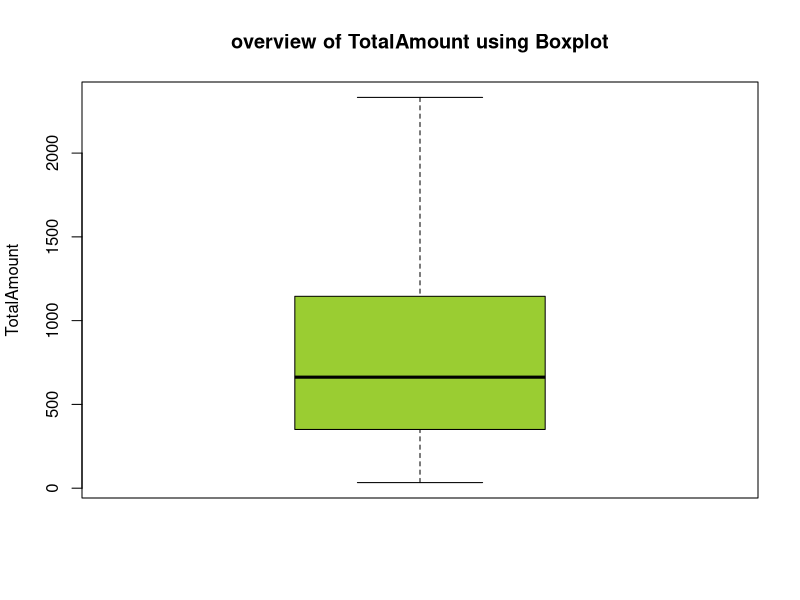
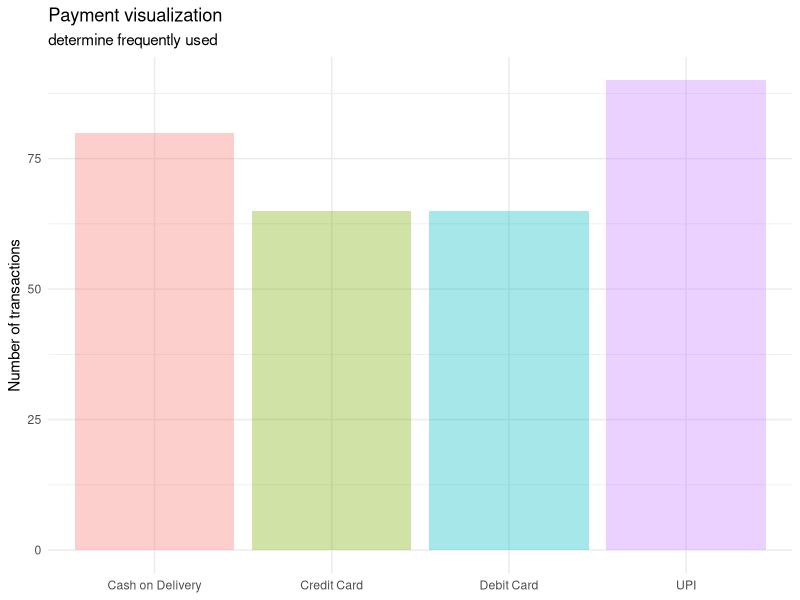
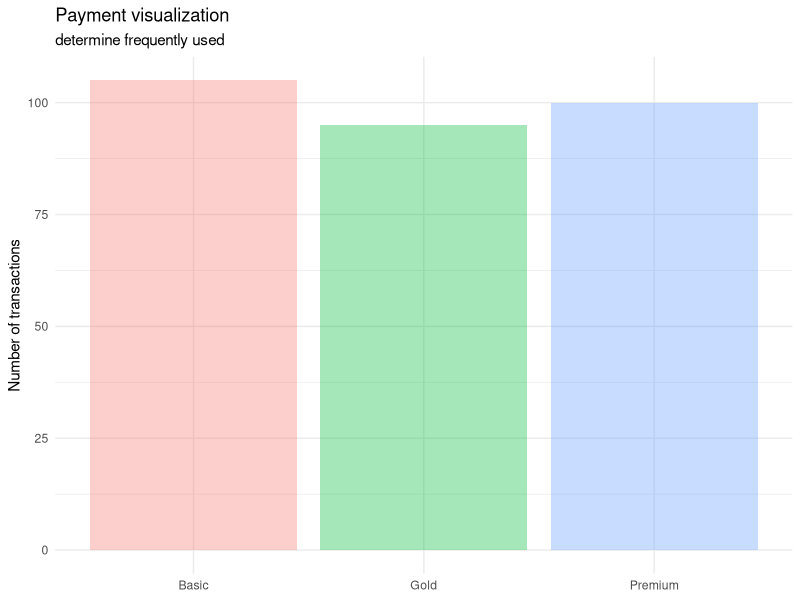
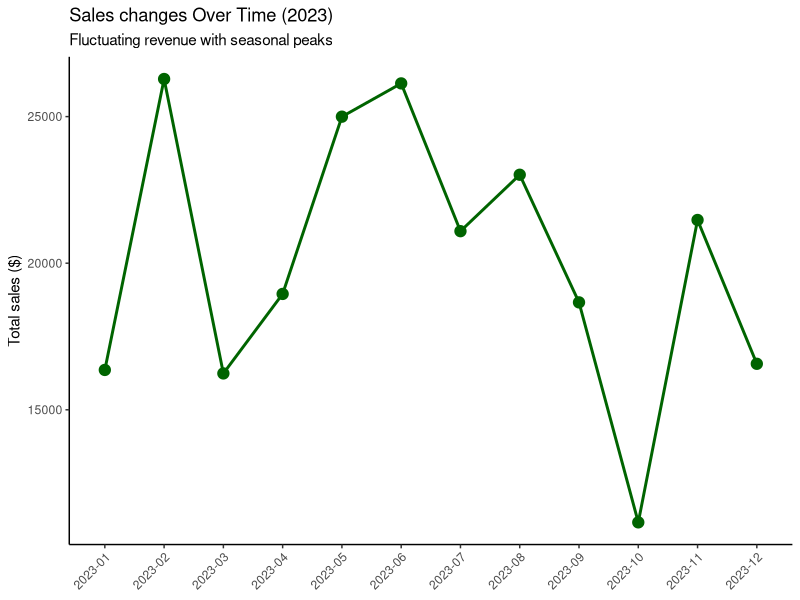
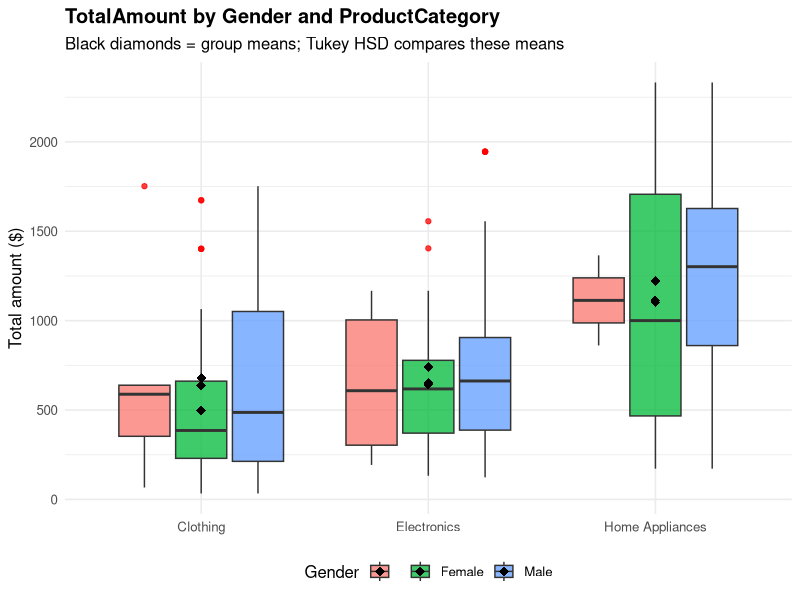
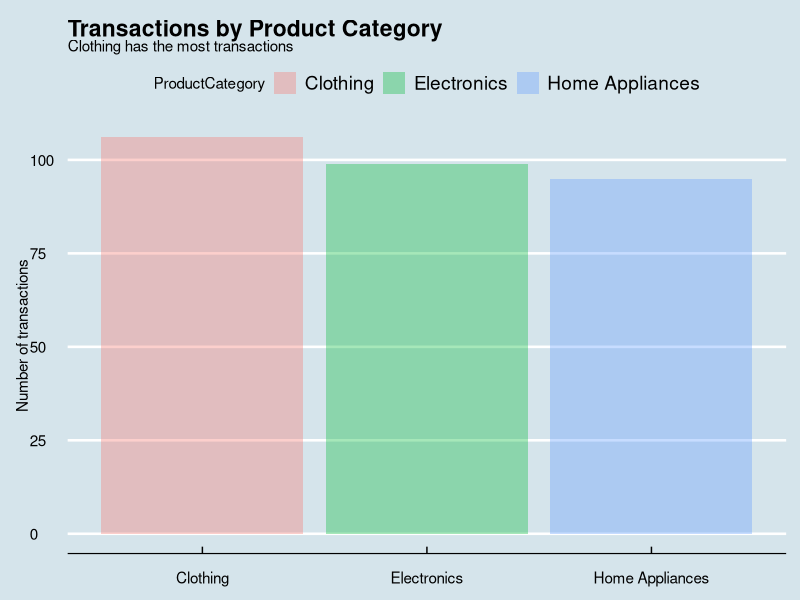
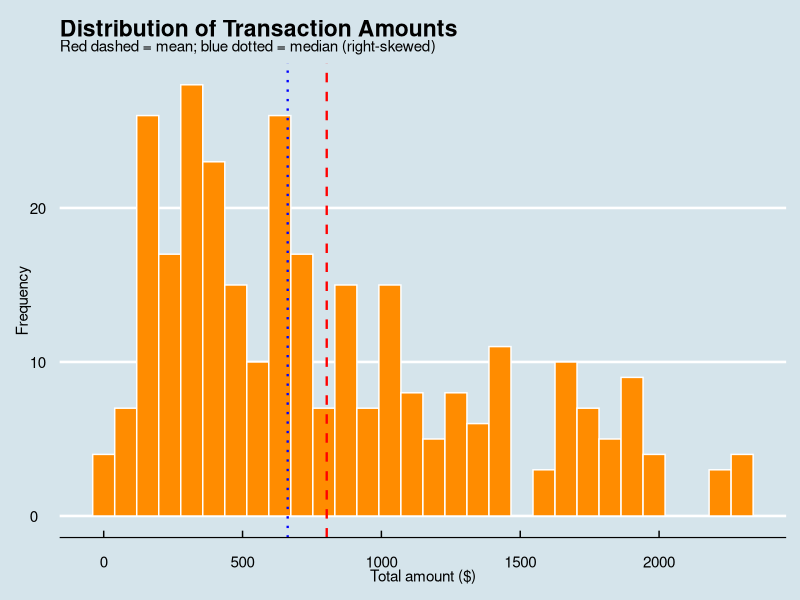
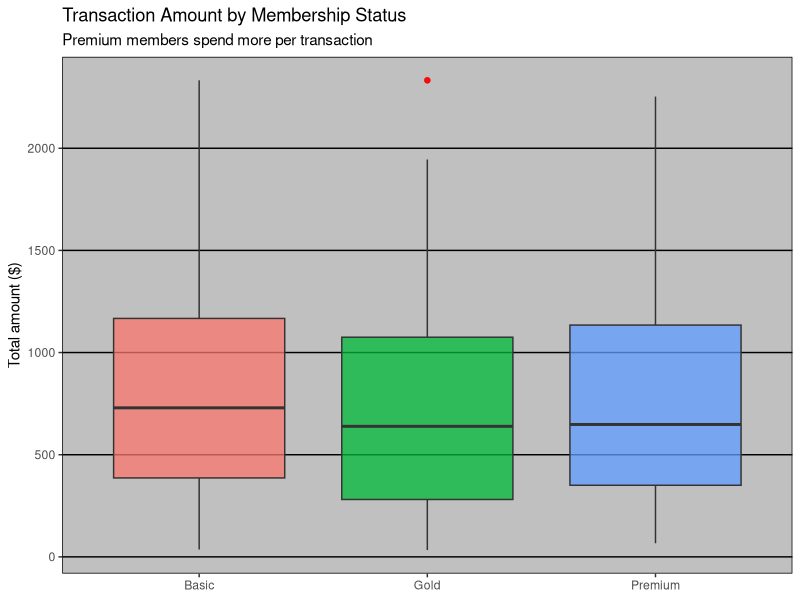

The R script that drew these images, in order:
## ---- chunk 1
knitr::opts_chunk$set(
  echo        = TRUE,          # show the code in HTML
  tidy        = TRUE,          # run formatR on the code
  tidy.opts   = list(
    comment     = FALSE,       # <-- STRIP "#" comments from displayed code
    blank       = FALSE,       # drop blank lines
    widthCutoff = 120          # keep long lines readable
  ),
  comment     = NA,            # hide the "##" prefix on output
  warning     = FALSE,
  message     = FALSE,
  eval        = TRUE,
  fig.align   = "center",
  fig.width   = 10,
  fig.height  = 6,
  dpi         = 120,
  dev         = "png",
  fig.show    = "asis",
  fig.keep    = "all",
  out.width   = "100%"
)
                      
## ---- chunk 2
setwd("C:/Users/ADMIN/OneDrive/Desktop/caleb makini")
## ---- chunk 3
library(ggplot2)
library(ggthemes)
library(stats)
library(forecast)
library(tseries)
library(formatR)
library(dplyr)
library(rio)
library(tidyr)
library(tidyverse)
library(sjmisc)
library(kableExtra)
library(psych)
library(gridExtra)
library(scales)
## ---- chunk 4
eco_data<-read.csv("ecomdata.csv")

## ---- chunk 5
head(eco_data)
## ---- chunk 6
tail(eco_data)
## ---- chunk 7
str(eco_data)
## ---- chunk 8
describe(eco_data)
## ---- chunk 9
str(eco_data)
## ---- chunk 10
summary(eco_data)
## ---- chunk 11
colSums(is.na(eco_data)) 
## ---- chunk 12
eco_data_duplicate<-sum(duplicated(eco_data))
eco_data_duplicate
## ---- chunk 13
cat_var<-eco_data %>% 
  select(PaymentMethod, ProductCategory, Gender, Location, MembershipStatus,)
head(cat_var)
  
## ---- chunk 14
cat_vars <- c("PaymentMethod", "ProductCategory", "Gender",
              "Location", "MembershipStatus")

cat_vars<-as.factor(cat_vars)
str(cat_vars)
## ---- chunk 15
# The raw field is text in MM/DD/YYYY form
cat("Class before:", class(eco_data$TransactionDate), "\n")
cat("Sample before:", head(eco_data$TransactionDate, 3), "\n")

eco_data$TransactionDate <- as.Date(eco_data$TransactionDate,
                                      format = "%m/%d/%Y")

cat("Class after:", class(eco_data$TransactionDate), "\n")
cat("Sample after:", format(head(eco_data$TransactionDate, 3)), "\n")
cat("Date range:", format(min(eco_data$TransactionDate)),
    "to", format(max(eco_data$TransactionDate)), "\n")
cat("Any NA introduced by parsing:",
    sum(is.na(eco_data$TransactionDate)), "\n")
## ---- chunk 16
checks <- data.frame(
  Check = c("Quantity <= 0",
            "Price <= 0",
            "TotalAmount <= 0",
            "Age < 18 or Age > 100",
            "Rating < 1 or Rating > 5",
            "TotalAmount != Quantity * Price"),
  Count = c(
    sum(eco_data$Quantity    <= 0, na.rm = TRUE),
    sum(eco_data$Price       <= 0, na.rm = TRUE),
    sum(eco_data$TotalAmount <= 0, na.rm = TRUE),
    sum(eco_data$Age < 18 | eco_data$Age > 100, na.rm = TRUE),
    sum(eco_data$Rating < 1 | eco_data$Rating > 5, na.rm = TRUE),
    sum(abs(eco_data$Quantity * eco_data$Price -
            eco_data$TotalAmount) > 0.01, na.rm = TRUE)
  )
)
checks
## ---- chunk 17
eco_data$Age[is.na(eco_data$Age)]<-mean(eco_data$Age,na.rm=TRUE)
## ---- chunk 18
colSums(is.na(eco_data))
## ---- chunk 19
cleaned_ecodata<-as.data.frame(eco_data)
head(cleaned_ecodata)
## ---- chunk 20
# Convenience objects reused throughout Task 3
n_total   <- nrow(eco_data)
avg_total <- mean(eco_data$TotalAmount)
med_total <- median(eco_data$TotalAmount)
## ---- chunk 21
boxplot(cleaned_ecodata$TotalAmount,
     ylab = "TotalAmount",
    
     main="overview of TotalAmount using Boxplot",
     col = "yellowgreen") 


## ---- chunk 22
total_amount<- aggregate(TotalAmount ~ ProductCategory,
                        data =cleaned_ecodata, FUN = sum)
total_amount

## ---- chunk 23
# Total revenue by category
rev_by_cat <- aggregate(TotalAmount ~ ProductCategory,
                        data =eco_data, FUN = sum)
rev_by_cat <- rev_by_cat[order(-rev_by_cat$TotalAmount), ]
rev_by_cat$Share <- round(100 * rev_by_cat$TotalAmount /
                          sum(rev_by_cat$TotalAmount), 1)
rev_by_cat

# Transaction count per category
cnt_by_cat <- as.data.frame(table(eco_data$ProductCategory))
names(cnt_by_cat) <- c("ProductCategory", "Transactions")
cnt_by_cat

# Average transaction value per category
avg_by_cat <- aggregate(TotalAmount ~ ProductCategory,
                        data = eco_data, FUN = mean)
avg_by_cat$TotalAmount <- round(avg_by_cat$TotalAmount, 2)
avg_by_cat
## ---- chunk 24
p8 <- ggplot(cleaned_ecodata, aes(x = PaymentMethod,
                            fill = PaymentMethod)) +
 geom_bar(alpha = 0.35, outlier.color = "red",
               outlier.shape = 10, outlier.size = 1)+
 
  labs(title = "Payment visualization ",
       subtitle = "determine frequently used",
       x = NULL, y = "Number of transactions") +
  theme_minimal()+theme(legend.position = "none")
p8
## ---- chunk 25
pay_freq <- as.data.frame(table(cleaned_ecodata$PaymentMethod))
names(pay_freq) <- c("PaymentMethod", "Count")
pay_freq$Pct <- round(100 * pay_freq$Count / n_total, 1)
pay_freq <- pay_freq[order(-pay_freq$Count), ]
pay_freq
## ---- chunk 26
cat("Average transaction value : $", round(avg_total, 2), "\n")

## ---- chunk 27
p7 <- ggplot(cleaned_ecodata, aes(x = MembershipStatus,fill=MembershipStatus)) +
 geom_bar(alpha = 0.35, outlier.color = "red",
               outlier.shape = 10, outlier.size = 1)+
 
  labs(title = "Payment visualization ",
       subtitle = "determine frequently used",
       x = NULL, y = "Number of transactions") +
  theme_minimal()+theme(legend.position = "none")
p7
## ---- chunk 28
tab_gc <- table(cleaned_ecodata$Gender, cleaned_ecodata$ProductCategory)
tab_gc

# Chi-square test of independence
chisq_gc <- chisq.test(tab_gc)
chisq_gc

# Effect size (Cramér's V)
cramers_v <- sqrt(chisq_gc$statistic /
                  (sum(tab_gc) * (min(dim(tab_gc)) - 1)))
cat("Cramer's V:", round(cramers_v, 3), "\n")
## ---- chunk 29
# Correlation matrix
cor_mat <- cor(cleaned_ecodata[, c("Age", "Rating", "TotalAmount")],
               use = "complete.obs")
round(cor_mat, 3)
## ---- chunk 30
monthly <- cleaned_ecodata %>%
  mutate(Month = format(TransactionDate, "%Y-%m")) %>%
  group_by(Month) %>%
  summarise(TotalAmount = sum(TotalAmount, na.rm = TRUE),
            .groups = "drop") %>%
  arrange(Month) %>%
  as.data.frame()
p5<- ggplot(monthly, aes(x = Month, y = TotalAmount, group = 1)) +
  geom_line(colour = "darkgreen", linewidth = 1) +
  geom_point(colour = "darkgreen", size = 3.5) +
  labs(title = "Sales changes Over Time (2023)",
       subtitle = "Fluctuating revenue with seasonal peaks",
       x = NULL, y = "Total sales ($)") +
  theme_classic() +
  theme(axis.text.x = element_text(angle = 45, hjust = 1))
p5
## ---- chunk 31

# Peak vs trough months
cat("Best month :\n", monthly$Month[which.max(monthly$TotalAmount)],
    "= ", round(max(monthly$TotalAmount), 2), "\n")
cat("Worst month:\n", monthly$Month[which.min(monthly$TotalAmount)],
    "= ", round(min(monthly$TotalAmount), 2), "\n")
## ---- chunk 32


# Shared theme
theme_report <- theme_minimal(base_size = 12) +
  theme(plot.title    = element_text(face = "bold", size = 13),
        plot.subtitle = element_text(size = 10, colour = "grey40"),
        legend.position = "bottom")
## ---- chunk 33


ggplot(eco_data, aes(x = ProductCategory, y = TotalAmount,
                       fill = Gender)) +
  geom_boxplot(alpha = 0.75, outlier.colour = "red") +
  stat_summary(fun = mean, geom = "point", shape = 18,
               size = 3, colour = "black") +
  labs(title = "TotalAmount by Gender and ProductCategory",
       subtitle = "Black diamonds = group means; Tukey HSD compares these means",
       x = NULL, y = "Total amount ($)") +
  theme_minimal(base_size = 12) +
  theme(plot.title = element_text(face = "bold"),
        legend.position = "bottom")
## ---- chunk 34
p1 <- ggplot(eco_data, aes(x =ProductCategory,fill=ProductCategory)) +
  geom_bar(alpha = 0.35, outlier.color = "red",
               outlier.shape = 10, outlier.size = 1) +
  labs(title = "Transactions by Product Category",
       subtitle = "Clothing has the most transactions",
       x = NULL, y = "Number of transactions") +
  theme_economist()
p1
## ---- chunk 35
p2 <- ggplot(eco_data, aes(x = TotalAmount)) +
  geom_histogram(bins = 30, fill = "darkorange", colour = "white") +
  geom_vline(xintercept = avg_total, linetype = "dashed",
             colour = "red", linewidth = 0.8) +
  geom_vline(xintercept = med_total, linetype = "dotted",
             colour = "blue", linewidth = 0.8) +
  labs(title = "Distribution of Transaction Amounts",
       subtitle = "Red dashed = mean; blue dotted = median (right-skewed)",
       x = "Total amount ($)", y = "Frequency") +
  theme_economist()
p2
## ---- chunk 36
p3 <- ggplot(eco_data, aes(x = MembershipStatus, y = TotalAmount,
                             fill = MembershipStatus)) +
  geom_boxplot(alpha = 0.75, outlier.colour = "red") +
  labs(title = "Transaction Amount by Membership Status",
       subtitle = "Premium members spend more per transaction",
       x = NULL, y = "Total amount ($)") +
  theme_excel() + theme(legend.position = "none")
p3
## ---- chunk 37
p4 <- ggplot(eco_data, aes(x = Price, y = TotalAmount,
                             colour = ProductCategory)) +
  geom_point(alpha = 0.65, size = 2) +
  geom_smooth(method = "lm", se = FALSE, colour = "grey30",
              linetype = "dashed", linewidth = 0.7) +
  labs(title = "Unit Price vs Total Amount",
       subtitle = "Linear relationship driven by TotalAmount = Price x Quantity",
       x = "Unit price ($)", y = "Total amount ($)") +
  theme_minimal()
p4
## ---- chunk 38
p6 <- ggplot(pay_freq, aes(x = reorder(PaymentMethod, -Count),
                           y = Count, fill = PaymentMethod)) +
  geom_col(alpha = 0.85) +
  geom_text(aes(label = paste0(Pct, "%")), vjust = -0.4, size = 3.5) +
  labs(title = "Payment Method Frequency",
       subtitle = "UPI and Debit Card",
       x = NULL, y = "Number of transactions") +
  theme_minimal() + theme(legend.position = "none")
p6
## ---- chunk 39
grid.arrange(p1, p2, p3, p4, p5, p6,p7, p8, ncol = 2)
